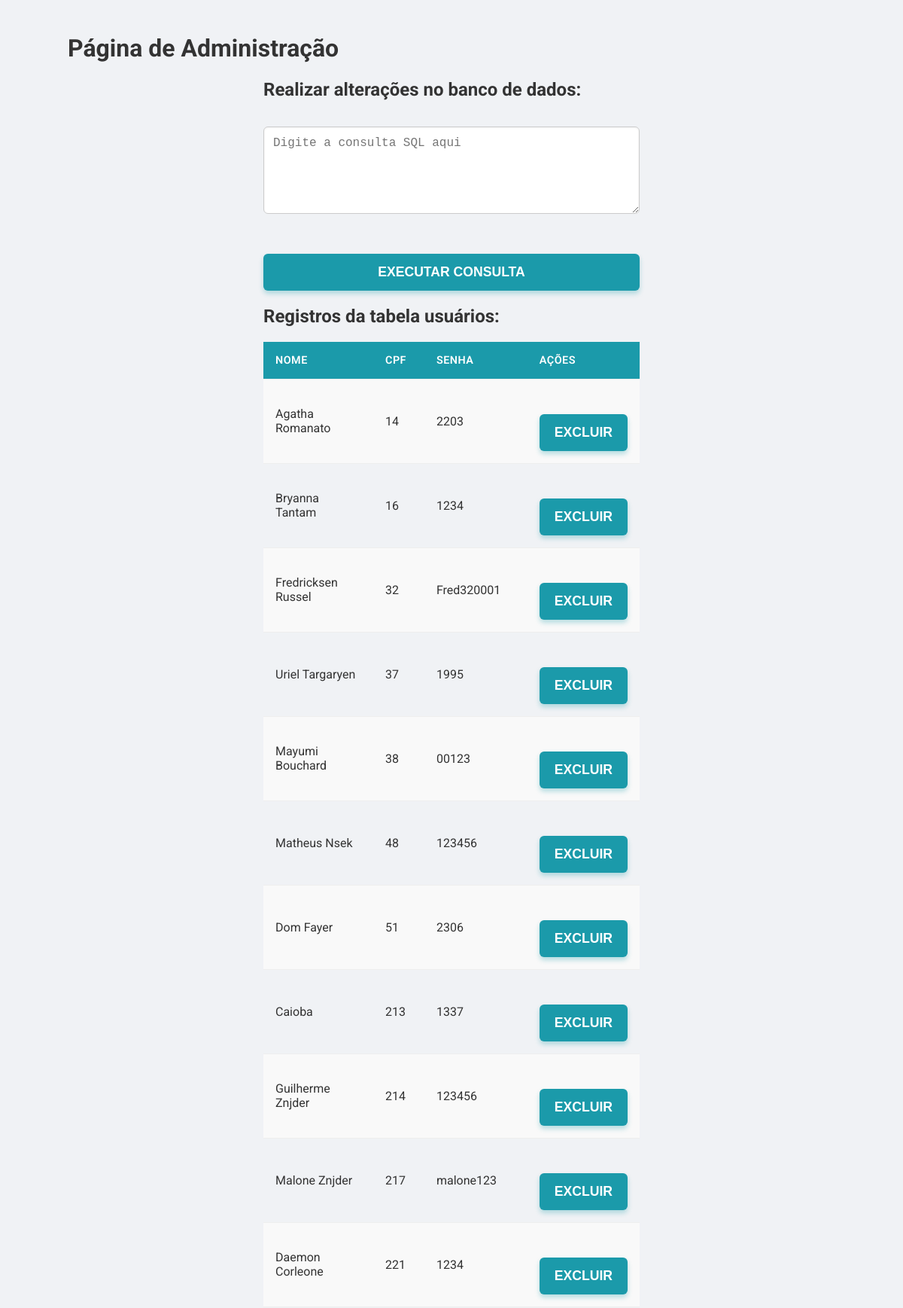
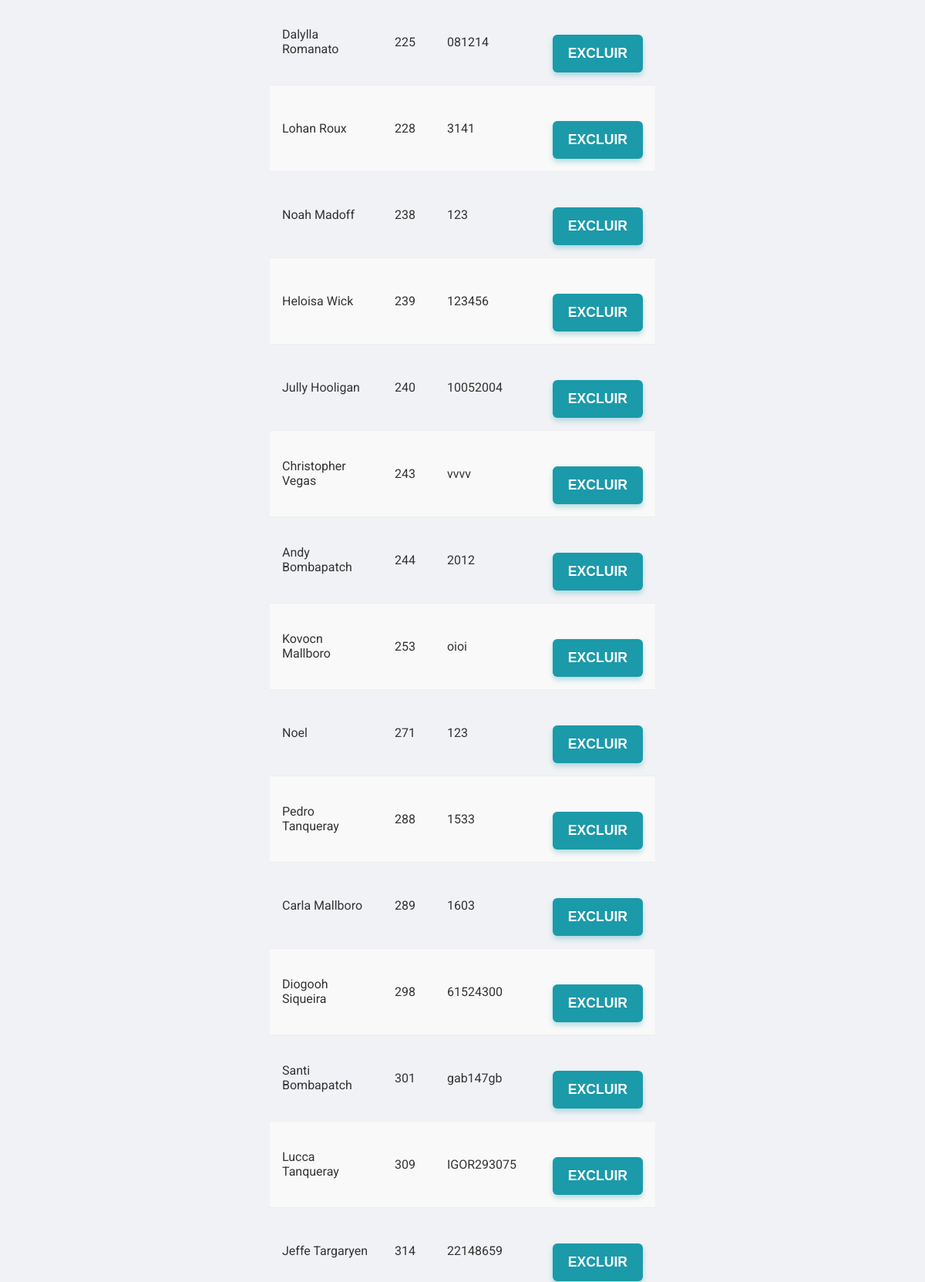
The page /adm.php (signed in, upper part) on the database its author committed (2 pictures, top to bottom).
### tables this page shows
CREATE TABLE usuarios (cpf INTEGER PRIMARY KEY NOT NULL, nome TEXT NOT NULL, senha TEXT NOT NULL, admin INTEGER DEFAULT 0);

### adm.php (the view, shortened to what this page needs)
<?php
function executarConsulta($db, $sql)
{
    $resultado = $db->query($sql);
    $dados = array();
    while ($row = $resultado->fetchArray(SQLITE3_ASSOC)) {
        $dados[] = $row;
    }
    return $dados;
}
$dbPath = "./DB/db_pontos.db";
$db = new SQLite3($dbPath);
$sqlUsuarios = "SELECT * FROM usuarios";
$registrosUsuarios = executarConsulta($db, $sqlUsuarios);
?>
<!DOCTYPE html>
<html>
<head>
    <link rel="stylesheet" href="./styles/stylerelatorio.css">
</head>
<body>
    <h1>Página de Administração</h1>
    <div class="bodyform">
        <h2>Realizar alterações no banco de dados:</h2>
        <form method="post" action="">
            <div class="input-box">
                <textarea class="input-cpf" name="query" rows="5" cols="100" placeholder="Digite a consulta SQL aqui"></textarea>
            </div>
            <br>
            <button type="submit">Executar Consulta</button>
        </form>
        <h2>Registros da tabela usuários:</h2>
        <table>
            <tr>
                <th>Nome</th>
                <th>CPF</th>
                <th>Senha</th>
                <th>Ações</th>
            </tr>
            <?php foreach ($registrosUsuarios as $registro) { ?>
                <tr>
                    <td><?php echo $registro['nome']; ?></td>
                    <td><?php echo $registro['cpf']; ?></td>
                    <td><?php echo $registro['senha']; ?></td>
                    <td>
                        <form method="post" action="">
                            <button class="btn-excluir" type="submit" name="excluir_usuario">Excluir</button>
                        </form>
                    </td>
                </tr>
            <?php } ?>
        </table>
    </div>
</body>
</html>

### styles/stylerelatorio.css (style rules this page uses)
:root { --first-color: #1b9aaa; --first-color-hover: #157a8a; --second-color: #050505; --bg-color: #f0f2f5; --card-bg: #ffffff; --text-color: #333; --border-color: #dcdcdc; }
* { box-sizing: border-box; }
body { font-family: 'Roboto', sans-serif; background-color: var(--bg-color); color: var(--text-color); margin: 0; padding: 2% 7.5%; }
.bodyform { max-width: 500px; margin: 0 auto; }
form { display: flex; flex-direction: column; width: 100%; }
.input-box { margin-top: 15px; }
.input-cpf { padding: 12px; border-radius: 6px; border: 1px solid #ccc; width: 100%; font-size: 1rem; box-shadow: inset 0 1px 3px rgba(0,0,0,0.06); }
button[type="submit"] { padding: 14px 20px; background-color: var(--first-color); color: #fff; border: none; border-radius: 6px; cursor: pointer; margin-top: 30px; width: 100%; font-size: 1.1em; font-weight: bold; text-transform: uppercase; transition: background 0.3s ease, transform 0.1s; box-shadow: 0 4px 6px rgba(27, 154, 170, 0.3); }
table { width: 100%; border-collapse: collapse; }
table th, table td { padding: 16px; text-align: left; border-bottom: 1px solid #eee; }
table th { background-color: var(--first-color); color: white; font-weight: 600; text-transform: uppercase; font-size: 0.9rem; letter-spacing: 0.5px; }
table tr:nth-child(even) { background-color: #f9f9f9; }

### adm.php (style rules this page uses)
.btn-excluir { background-color: #f44336; color: white; padding: 8px 16px; border: none; cursor: pointer; border-radius: 4px; }

### rows shown on the page
usuarios: nome "Agatha Romanato", cpf "14", senha "2203"
usuarios: nome "Bryanna Tantam", cpf "16", senha "1234"
usuarios: nome "Fredricksen Russel", cpf "32", senha "Fred320001"
usuarios: nome "Uriel Targaryen", cpf "37", senha "1995"
usuarios: nome "Mayumi Bouchard", cpf "38", senha "00123"
usuarios: nome "Matheus Nsek", cpf "48", senha "123456"
usuarios: nome "Dom Fayer", cpf "51", senha "2306"
usuarios: nome "Caioba", cpf "213", senha "1337"
usuarios: nome "Guilherme Znjder", cpf "214", senha "123456"
usuarios: nome "Malone Znjder", cpf "217", senha "malone123"
usuarios: nome "Daemon Corleone", cpf "221", senha "1234"
usuarios: nome "Dalylla Romanato", cpf "225", senha "081214"
usuarios: nome "Lohan Roux", cpf "228", senha "3141"
usuarios: nome "Noah Madoff", cpf "238", senha "123"
usuarios: nome "Heloisa Wick", cpf "239", senha "123456"
usuarios: nome "Jully Hooligan", cpf "240", senha "10052004"
usuarios: nome "Christopher Vegas", cpf "243", senha "vvvv"
usuarios: nome "Andy Bombapatch", cpf "244", senha "2012"
usuarios: nome "Kovocn Mallboro", cpf "253", senha "oioi"
usuarios: nome "Noel", cpf "271", senha "123"
usuarios: nome "Pedro Tanqueray", cpf "288", senha "1533"
usuarios: nome "Carla Mallboro", cpf "289", senha "1603"
usuarios: nome "Diogooh Siqueira", cpf "298", senha "61524300"
usuarios: nome "Santi Bombapatch", cpf "301", senha "gab147gb"
usuarios: nome "Lucca Tanqueray", cpf "309", senha "IGOR293075"
usuarios: nome "Jeffe Targaryen", cpf "314", senha "22148659"
